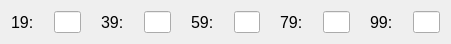
    <widget class="QWidget" name="layoutWidget_40">
     <property name="geometry">
      <rect>
       <x>10</x>
       <y>590</y>
       <width>451</width>
       <height>29</height>
      </rect>
     </property>
     <layout class="QHBoxLayout" name="MemoryRow19">
      <property name="spacing">
       <number>20</number>
      </property>
      <item>
       <layout class="QHBoxLayout" name="horizontalLayout_249">
        <item>
         <widget class="QLabel" name="label_321">
          <property name="font">
           <font>
            <pointsize>12</pointsize>
           </font>
          </property>
          <property name="text">
           <string>19:</string>
          </property>
         </widget>
        </item>
        <item>
         <widget class="QLineEdit" name="memLineEdit19">
          <property name="maxLength">
           <number>4</number>
          </property>
         </widget>
        </item>
       </layout>
      </item>
      <item>
       <layout class="QHBoxLayout" name="horizontalLayout_250">
        <item>
         <widget class="QLabel" name="label_322">
          <property name="font">
           <font>
            <pointsize>12</pointsize>
           </font>
          </property>
          <property name="text">
           <string>39:</string>
          </property>
         </widget>
        </item>
        <item>
         <widget class="QLineEdit" name="memLineEdit39">
          <property name="maxLength">
           <number>4</number>
          </property>
         </widget>
        </item>
       </layout>
      </item>
      <item>
       <layout class="QHBoxLayout" name="horizontalLayout_251">
        <item>
         <widget class="QLabel" name="label_323">
          <property name="font">
           <font>
            <pointsize>12</pointsize>
           </font>
          </property>
          <property name="text">
           <string>59:</string>
          </property>
         </widget>
        </item>
        <item>
         <widget class="QLineEdit" name="memLineEdit59">
          <property name="maxLength">
           <number>4</number>
          </property>
         </widget>
        </item>
       </layout>
      </item>
      <item>
       <layout class="QHBoxLayout" name="horizontalLayout_252">
        <item>
         <widget class="QLabel" name="label_324">
          <property name="font">
           <font>
            <pointsize>12</pointsize>
           </font>
          </property>
          <property name="text">
           <string>79:</string>
          </property>
         </widget>
        </item>
        <item>
         <widget class="QLineEdit" name="memLineEdit79">
          <property name="maxLength">
           <number>4</number>
          </property>
         </widget>
        </item>
       </layout>
      </item>
      <item>
       <layout class="QHBoxLayout" name="horizontalLayout_253">
        <item>
         <widget class="QLabel" name="label_325">
          <property name="font">
           <font>
            <pointsize>12</pointsize>
           </font>
          </property>
          <property name="text">
           <string>99:</string>
          </property>
         </widget>
        </item>
        <item>
         <widget class="QLineEdit" name="memLineEdit99">
          <property name="maxLength">
           <number>4</number>
          </property>
         </widget>
        </item>
       </layout>
      </item>
     </layout>
    </widget>
